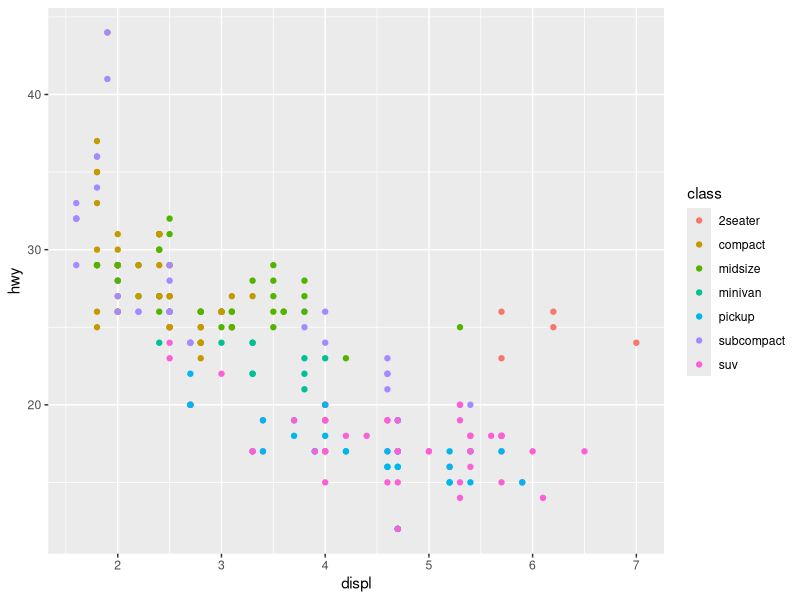
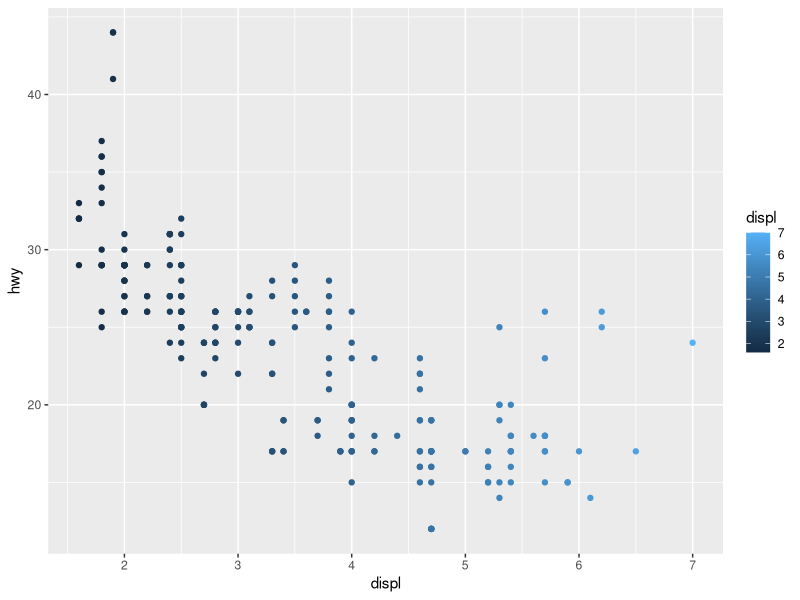
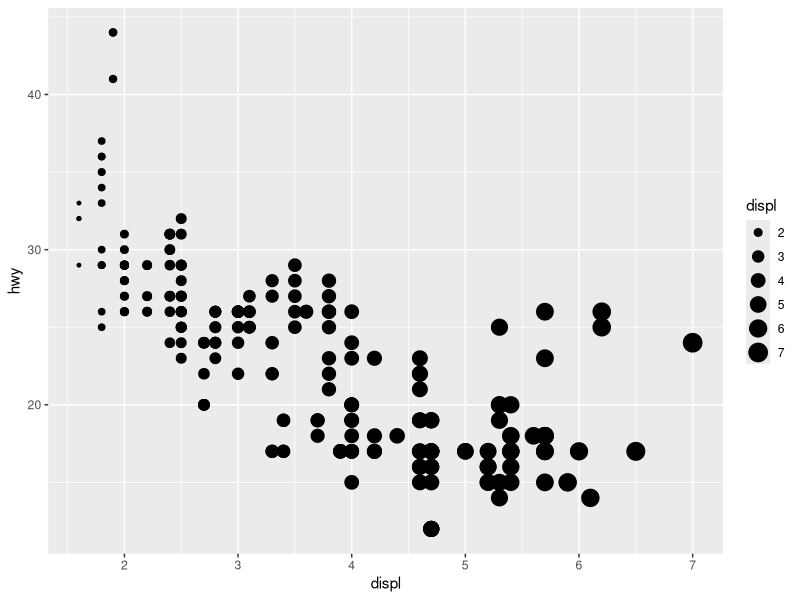
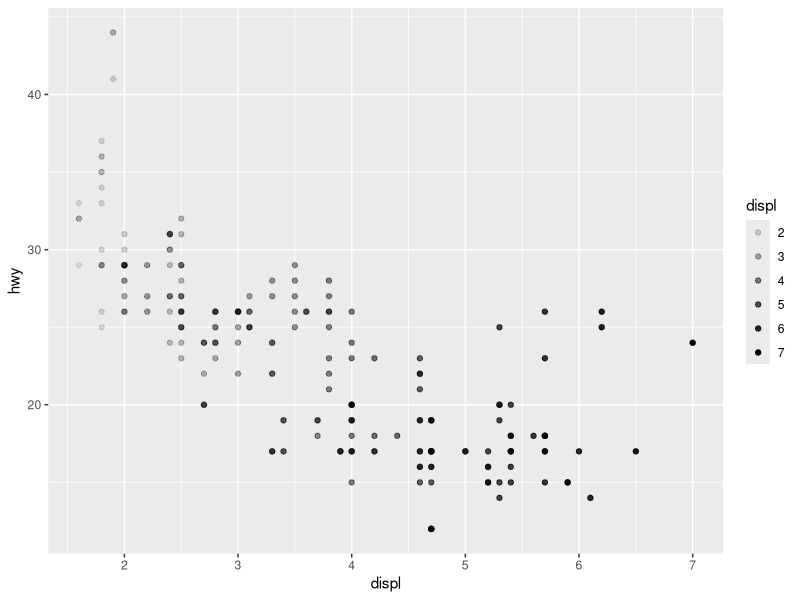
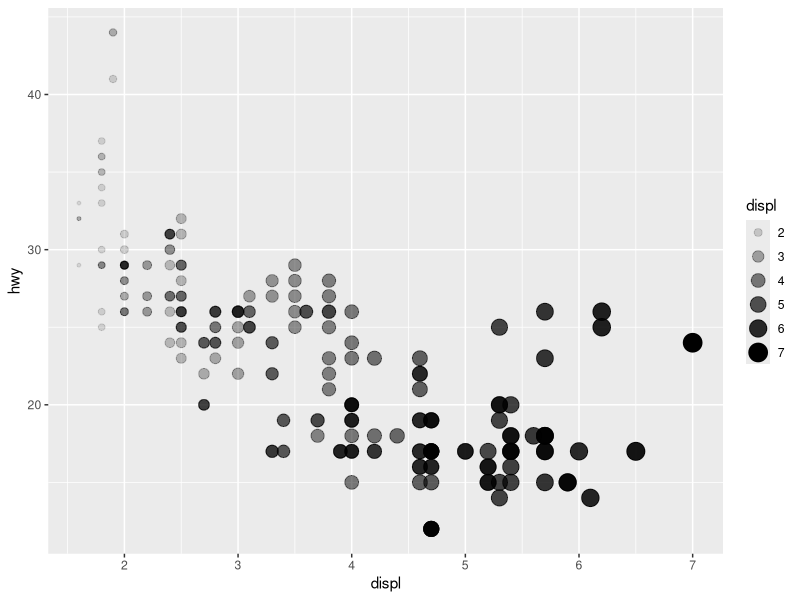
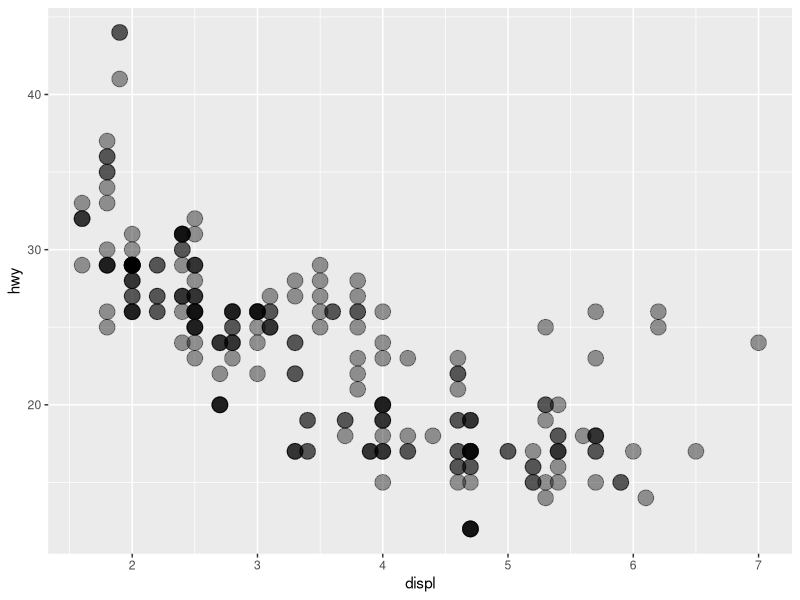
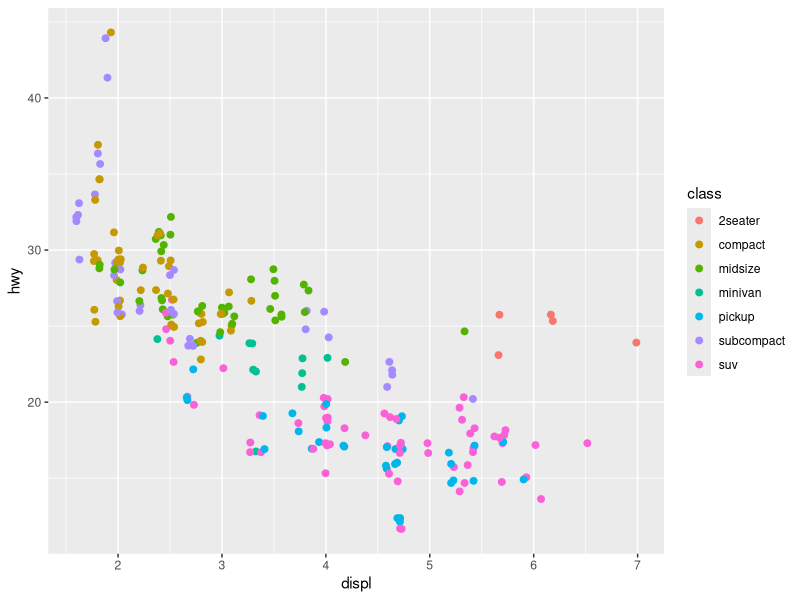
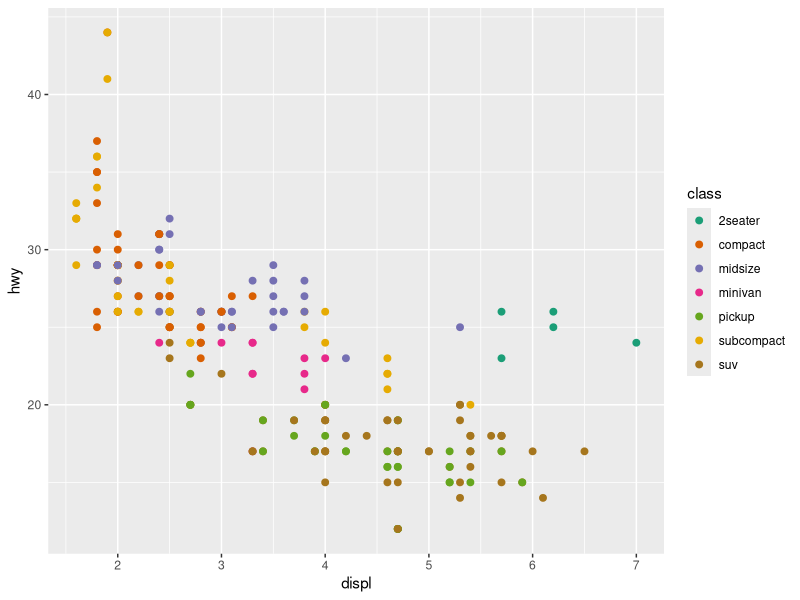

Source code (R) for these figures, in order:
##
##
##    Workshop #5: Data visualization via ggplot2 (part 2)
##
##    Objective:  Become familiar with the variety of ways ggplot2
##                can be used to create graphs
##                
##    Authors:    Calvin J. Munson
##
##    Date:       May 29th, 2020
##
##
##




# 1. Set up ---------------------------------------------------------------

## Load packages
library(tidyverse)

## Read in data
data(mpg)


# 2. Explore the data -----------------------------------------------------

mpg

head(mpg)


## Since mtcars is a built-in dataset, run the below line of code to read more about it
?mpg




# 3. Explore new plotting aesthetics ------------------------------------------

## So far in the workshops, we have explored how to change the colors and shapes
## of points when using geom_point()

## For instance, let's look at a graph of engine displacement vs highway miles per gallon
## we can color the points by the class of car
mpg %>% 
  ggplot(aes(x = displ, y = hwy, color = class)) +
  geom_point()


## But what if we want to use an aesthetic to display information about the points 
## using a continuous variable, like displ?
mpg %>% 
  ggplot(aes(x = displ, y = hwy, color = displ)) +
  geom_point()

# Note that the x-axis scale and the color scale have the same values! 

## Colors and shapes aren't the only aesthetics we can use though!

# Let's assign the size of the points to displ
mpg %>% 
  ggplot(aes(x = displ, y = hwy, size = displ)) +
  geom_point()


# You can even make the points vary in transparency using the alpha aesthetic
mpg %>% 
  ggplot(aes(x = displ, y = hwy, alpha = displ)) +
  geom_point()

# Or you could go CRAZY and throw in a bunch of scales
mpg %>% 
  ggplot(aes(x = displ, y = hwy, size = displ, alpha = displ)) +
  geom_point()

## Notice that the legend is smart, and incorporates both alpha and size into the legend



## What happens when these features (size, alpha, color) are used OUTSIDE of the 
## aes() function?
## That tells ggplot that you want to assign a constant size, alpha, color etc
## WITHOUT respect to the data itself

mpg %>% 
  ggplot(aes(x = displ, y = hwy)) +
  geom_point(size = 5, alpha = .4)

## You will notice that when the alpha is reduced, some points remain fairly opaque - 
## This is because there are overlapping points! With some datasets, this could create a problem
## by misrepresenting the presence of data. Another way to reveal hidden data is to use
## position = position_jitter() within the geom_point layer
## Read the position_jitter() function help page to learn more
?position_jitter()

mpg %>% 
  ggplot(aes(x = displ, y = hwy, color = class)) +
  geom_point(size = 2,
             position = position_jitter())

## Notice that now, you can see more points that were otherwise hidden!


# 4. Scales ---------------------------------------------------------------


## So what do we do when we don't want to use the default color pallets, shapes, sizes, etc?
## That is where we get into scales.
## Scales tell ggplot how you want the aesthetics of the data to be represented.

mpg %>% 
  ggplot(aes(x = displ, y = hwy, color = class)) +
  geom_point(size = 2) +
  scale_color_brewer(palette = "Dark2")

## Show color palette cheatsheet from powerpoint (and on shared Google Drive!)

## You don't have to rely on the predetermined palettes - you can set colors manually

## Scale manual to highlight the 2seater points
mpg %>% 
  ggplot(aes(x = displ, y = hwy, color = class)) +
  geom_point(size = 2) +
  scale_color_manual(values = c("red", "black", "black", "black", "black", "black", "black"))


## You can also specify colors when color is assigned to a continuous variable, like displacement
## scale_color_gradient allows you to specify and high and a low value, while 
## scale_color_gradient2 allows you to specificy a midpoint as well
mpg %>% 
  ggplot(aes(x = displ, y = hwy, color = displ)) +
  geom_point(size = 2) +
  scale_color_gradient2(low = "red", mid = "gray50", midpoint = 4, high = "blue")




# 5. Adding extra geoms ---------------------------------------------------

## When we assign columns to the aes() arguement within ggplot(), all geoms adopt those aesthetics by default
## Notice that tere are trendlines for each class, as specified by color!
mpg %>% 
  ggplot(aes(x = displ, y = hwy, color = class)) +
  geom_point() +
  geom_smooth(method = "lm",
              alpha = 0.25) +
  theme_bw()

## If we remove class as a separate aesthetic, then the trendline becomes a trendline for the whole
## dataset - not specific to class
mpg %>% 
  ggplot(aes(x = displ, y = hwy)) +
  geom_point() +
  geom_smooth(method = "lm",
              alpha = 0.25) +
  theme_bw()

## If we still want the points to have the color aesthetic assigned to class, but not have geom_smooth 
## adopt it, then we can specify color = class in geom_point()'s aesthetic only!
mpg %>% 
  ggplot(aes(x = displ, y = hwy)) +
  geom_point(aes(color = class)) +
  geom_smooth(method = "lm",
              alpha = 0.25) +
  theme_bw()
## With this code, both geom_point and geom_smooth are still adopting the x = displ and y = hwy aesthetics,
## since those were specified in ggplot(), but ONLY geom_point() adopts the color = class aesthetic



# 6. Theme() --------------------------------------------------------------

## With scales and aesthetics, we are directly changing how data is represented in the graph,
## and that can have very serious implications for how that data is interpreted.
## Themes, in contrast, don't modify the data at all. It just changes how the plot looks
## This includes things like font type, font size, plot lines, legend position, etc

## ggplot has built in themes. Let's try some with a previous graph:

mpg %>% 
  ggplot(aes(x = displ, y = hwy, color = class)) +
  geom_point(size = 2) +
  scale_color_brewer(palette = "Dark2") +
  theme_classic()


## Notice how the plot lines, fonts, etc vary with each preset theme
## Each of these components can be individual changed too!
## Let's experiment: First, we add the theme() layer to our ggplot

## Use the following line to visit the help page and see the many, many 
## plot components that you can modify!
?theme()

## Let's change the x-axis text size
mpg %>% 
  ggplot(aes(x = displ, y = hwy, color = class)) +
  geom_point(size = 2) +
  scale_color_brewer(palette = "Dark2") +
  theme_minimal() +
  theme(axis.text.x = element_text(size = 14))


## The title is still small, so we can change that too, and make it a little bigger
mpg %>% 
  ggplot(aes(x = displ, y = hwy, color = class)) +
  geom_point(size = 2) +
  scale_color_brewer(palette = "Dark2") +
  theme_minimal() +
  theme(axis.text.x = element_text(size = 14),
        axis.title.x = element_text(size = 16))

## And then we can do the same for the y axis: we add the same code, 
## but instead of specifying x-axis with .x, we write .y
mpg %>% 
  ggplot(aes(x = displ, y = hwy, color = class)) +
  geom_point(size = 2) +
  scale_color_brewer(palette = "Dark2") +
  theme_minimal() +
  theme(axis.text.x = element_text(size = 14),
        axis.title.x = element_text(size = 16),
        axis.text.y = element_text(size = 14),
        axis.title.y = element_text(size = 16))


## There are lines for each x-axis label, but also lines halfway between labels.
## If we want to remove those, we can change the panel.grid.minor argument. 
## (the lines at each label are controlled by panel.grid.major)
## Notice, when we modified the axis title/text, we specified the size within
## the element_text() function.
## When we want to totally remove a component, we use element_blank()

mpg %>% 
  ggplot(aes(x = displ, y = hwy, color = class)) +
  geom_point(size = 2.5) +
  scale_color_brewer(palette = "Dark2") +
  theme_minimal() +
  theme(axis.text.x = element_text(size = 14),
        axis.title.x = element_text(size = 16),
        axis.text.y = element_text(size = 14),
        axis.title.y = element_text(size = 16),
        panel.grid.minor.x = element_blank(),
        panel.grid.minor.y = element_blank())


## When we modify a component of the plot that is a line, rather than remove it,
## we use the element_line() function
mpg %>% 
  ggplot(aes(x = displ, y = hwy, color = class)) +
  geom_point(size = 2.5) +
  scale_color_brewer(palette = "Dark2") +
  theme_minimal() +
  theme(axis.text.x = element_text(size = 14),
        axis.title.x = element_text(size = 16),
        axis.text.y = element_text(size = 14),
        axis.title.y = element_text(size = 16),
        panel.grid.minor.x = element_blank(),
        panel.grid.minor.y = element_blank(),
        panel.grid.major = element_line(color = "lightblue")
        )

## Check out the ggplot2 theme elements cheatsheet on the google drive to see what 
## arguments/functions correspond to which components of the plot!




# 7. Exporting plots ------------------------------------------------------

ggsave(filename = "~/Desktop/FIU_R_Workshop/workshop5_data_visualization_pt2/mpg_plot_2.pdf",
       width = 6,
       height = 5,
       dpi = 320)

